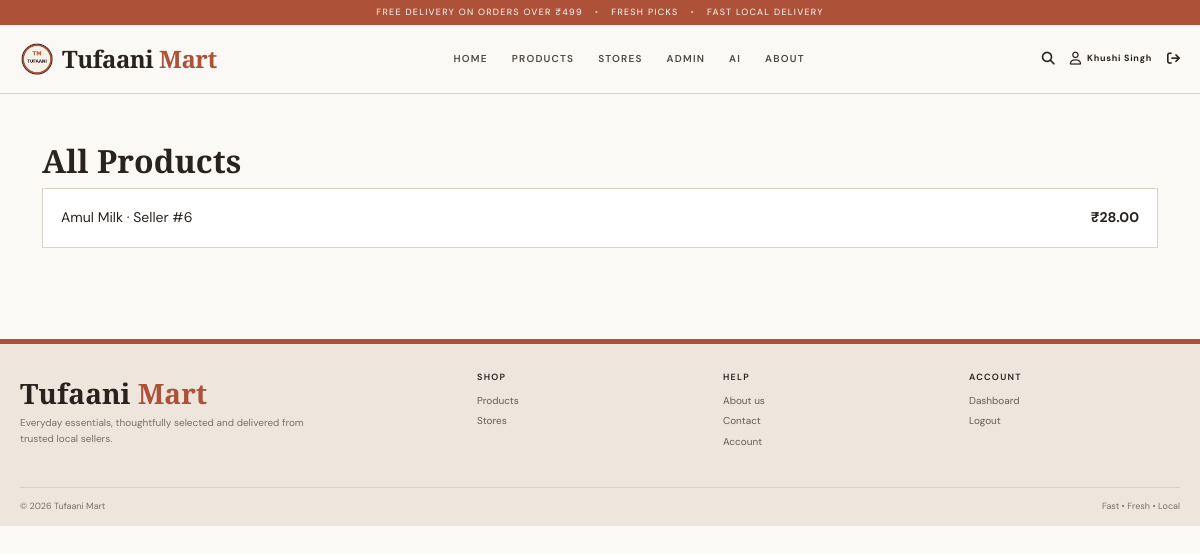
The app's page /admin/products (signed in) with its own data.
### models/user.py (models this page shows, shortened)
class User(db.Model):
    __tablename__ = "user"
    id = db.Column(db.Integer, primary_key=True)
    full_name = db.Column(db.String(150), nullable=False)
    email = db.Column(db.String(150), unique=True, nullable=False)
    phone = db.Column(db.String(20))
    password = db.Column(db.String(255), nullable=False)
    role = db.Column(db.String(20), nullable=False, default="customer")
    store_name = db.Column(db.String(150))
    is_permanent_admin = db.Column(db.Boolean, default=False)
    is_approved = db.Column(db.Boolean, default=True)
    approval_status = db.Column(db.String(20), default="Approved")
    created_at = db.Column(db.DateTime, server_default=db.func.now())

### models/product.py (models this page shows)
class Product(db.Model):
    __tablename__ = "products"
    id = db.Column(db.Integer, primary_key=True)
    product_name = db.Column(db.String(150), nullable=False)
    description = db.Column(db.Text)
    price = db.Column(db.Float, nullable=False, default=0)
    category = db.Column(db.String(100), nullable=False)
    brand = db.Column(db.String(100))
    unit = db.Column(db.String(50), default="1 piece")
    stock = db.Column(db.Integer, default=0)
    discount = db.Column(db.Float, default=0)
    rating = db.Column(db.Float, default=0)
    image = db.Column(db.String(255))
    seller_id = db.Column(db.Integer, nullable=False)
    store_id = db.Column(db.Integer)
    is_available = db.Column(db.Boolean, default=True)
    created_at = db.Column(db.DateTime, server_default=db.func.now())

### app.py (the view)
@app.route("/admin/products")
@admin_required
def admin_products():
    products = Product.query.order_by(Product.created_at.desc()).all()
    return render_template("admin_products.html", products=products)

### app.py (called while the page is built)
def role_required(role):
    def decorator(fn=None):
        def wrap(view):
            @wraps(view)
            def wrapper(*args, **kwargs):
                if "user_id" not in session:
                    flash("Please login first.", "warning")
                    return redirect(url_for("login"))
                if session.get("role") != role:
                    flash("You do not have permission to access this page.", "error")
                    return redirect(url_for("dashboard"))
                return view(*args, **kwargs)
            return wrapper
        if fn is None:
            return wrap
        return wrap(fn)
    return decorator

@app.context_processor
def inject_globals():
    return {"current_user": User.query.get(session["user_id"]) if session.get("user_id") else None}

### templates/admin_products.html
{% extends "base.html" %}{% block content %}<section class="container py-5"><h2>All Products</h2>{% for p in products %}<div class="summary mb-2 d-flex justify-content-between"><span>{{ p.product_name }} · Seller #{{ p.seller_id }}</span><b>₹{{ '%.2f'|format(p.price) }}</b></div>{% endfor %}</section>{% endblock %}

### templates/base.html (shortened to what this page needs)
<!doctype html>
<html lang="en">
<head>
<link href="https://cdn.jsdelivr.net/npm/bootstrap@5.3.3/dist/css/bootstrap.min.css" rel="stylesheet">
<link href="https://cdnjs.cloudflare.com/ajax/libs/font-awesome/6.7.2/css/all.min.css" rel="stylesheet">
<link rel="stylesheet" href="{{ url_for('static', filename='css/style.css') }}">
</head>
<body>
<div class="announcement">FREE DELIVERY ON ORDERS OVER ₹499 <span>•</span> FRESH PICKS <span>•</span> FAST LOCAL DELIVERY</div>
<header class="site-header">
  <div class="container-wide nav-shell">
    <a class="brand" href="{{ url_for('home') }}">
      {% if url_for('static', filename='images/logo.png') %}<img src="{{ url_for('static', filename='images/logo.png') }}" alt="Tufaani Mart">{% endif %}
      <span>Tufaani <em>Mart</em></span>
    </a>
    <nav id="mainNav" class="collapse nav-links">
      <a href="{{ url_for('home') }}">HOME</a>
      <a href="{{ url_for('products') }}">PRODUCTS</a>
      <a href="{{ url_for('stores') }}">STORES</a>
      {% if session.get('role') == 'customer' %}
        <a href="{{ url_for('ai_picks') }}">AI PICKS</a>
        <a href="{{ url_for('orders') }}">ORDERS</a>
      {% elif session.get('role') == 'seller' %}
        <a href="{{ url_for('seller_products') }}">MY PRODUCTS</a>
        <a href="{{ url_for('seller_orders') }}">MANAGE ORDERS</a>
      {% elif session.get('role') == 'admin' %}
        <a href="{{ url_for('admin_dashboard') }}">ADMIN</a>
      {% endif %}
      <a href="{{ url_for('ai') }}">AI</a><a href="{{ url_for('about') }}">ABOUT</a>
    </nav>
    <div class="nav-actions">
      <a href="{{ url_for('products') }}" aria-label="Search"><i class="fa-solid fa-magnifying-glass"></i></a>
      {% if session.get('user_id') %}<a href="{{ url_for('profile') }}" class="account-link"><i class="fa-regular fa-user"></i><span>{{ session.get('name') }}</span></a><a href="{{ url_for('logout') }}" aria-label="Logout"><i class="fa-solid fa-arrow-right-from-bracket"></i></a>{% else %}<a href="{{ url_for('login') }}" class="account-link"><i class="fa-regular fa-user"></i><span>LOGIN</span></a>{% endif %}
    </div>
  </div>
</header>
<main>
{% block content %}{% endblock %}
</main>
<footer class="site-footer">
  <div class="container-wide footer-grid">
    <div><div class="footer-brand">Tufaani <em>Mart</em></div><p>Everyday essentials, thoughtfully selected and delivered from trusted local sellers.</p></div>
    <div><h6>SHOP</h6><a href="{{ url_for('products') }}">Products</a><a href="{{ url_for('stores') }}">Stores</a>{% if session.get('role')=='customer' %}<a href="{{ url_for('ai_picks') }}">AI Picks</a>{% endif %}</div>
    <div><h6>HELP</h6><a href="{{ url_for('about') }}">About us</a><a href="{{ url_for('contact') }}">Contact</a><a href="{{ url_for('profile') if session.get('user_id') else url_for('login') }}">Account</a></div>
    <div><h6>ACCOUNT</h6>{% if session.get('user_id') %}<a href="{{ url_for('dashboard') }}">Dashboard</a><a href="{{ url_for('logout') }}">Logout</a>{% else %}<a href="{{ url_for('login') }}">Login</a><a href="{{ url_for('register') }}">Create account</a>{% endif %}</div>
  </div>
  <div class="container-wide footer-bottom"><span>© 2026 Tufaani Mart</span><span>Fast • Fresh • Local</span></div>
</footer>
</body>
</html>

### static/css/style.css (style rules this page uses)
:root { --rust:#ad5138;--rust-dark:#873d2b;--cream:#f6f1e9;--paper:#fbf9f5;--sand:#e8ddd0;--ink:#29231f;--muted:#786f67;--line:#ddd1c5;--white:#fff;--green:#3f6b54 }
* { box-sizing:border-box }
html { scroll-behavior:smooth }
body { margin:0;background:var(--paper);color:var(--ink);font-family:"DM Sans",sans-serif;font-size:14px;line-height:1.55 }
.container-wide { width:min(1180px,calc(100% - 40px));margin:auto }
h1,h2,h3,h4,h5,h6,.brand,.footer-brand { font-family:"Playfair Display",serif;font-weight:600 }
a { color:inherit;text-decoration:none }
.announcement { height:25px;background:var(--rust);color:#fff;text-align:center;font-size:9px;letter-spacing:.14em;display:flex;align-items:center;justify-content:center;gap:12px }
.announcement span { opacity:.65 }
.site-header { background:rgba(251,249,245,.97);border-bottom:1px solid var(--line);position:sticky;top:0;z-index:50 }
.nav-shell { min-height:68px;display:flex;align-items:center;gap:28px }
.brand { display:flex;align-items:center;gap:8px;font-size:24px;white-space:nowrap;letter-spacing:-.02em }
.brand img { width:34px;height:34px;object-fit:contain }
.brand em,.footer-brand em { font-style:normal;color:var(--rust) }
.nav-links { display:flex!important;align-items:center;justify-content:center;gap:24px;flex:1 }
.nav-links a { font-size:10px;letter-spacing:.12em;font-weight:600;color:#4f4843 }
.nav-actions { display:flex;align-items:center;gap:15px }
.nav-actions a { font-size:13px }
.account-link { display:flex;gap:6px;align-items:center }
.account-link span { font-size:9px;letter-spacing:.08em;font-weight:700 }
.site-footer { margin-top:35px;background:#eee6dc;border-top:5px solid var(--rust);padding-top:28px }
.footer-grid { display:grid;grid-template-columns:2fr 1fr 1fr 1fr;gap:35px;padding-bottom:25px }
.footer-brand { font-size:28px }
.footer-grid p { font-size:10px;color:var(--muted);max-width:300px }
.footer-grid h6 { font-family:"DM Sans",sans-serif;font-size:9px;letter-spacing:.14em;margin-bottom:10px }
.footer-grid a { display:block;font-size:10px;color:#645b54;margin:5px 0 }
.footer-bottom { border-top:1px solid var(--line);padding:12px 0;display:flex;justify-content:space-between;font-size:9px;color:var(--muted) }
.summary { background:#fff;border:1px solid var(--line);padding:18px }

### records on screen
User: get "Khushi Singh"
Product: product_name "Amul Milk", seller_id "6", price "28.00"
